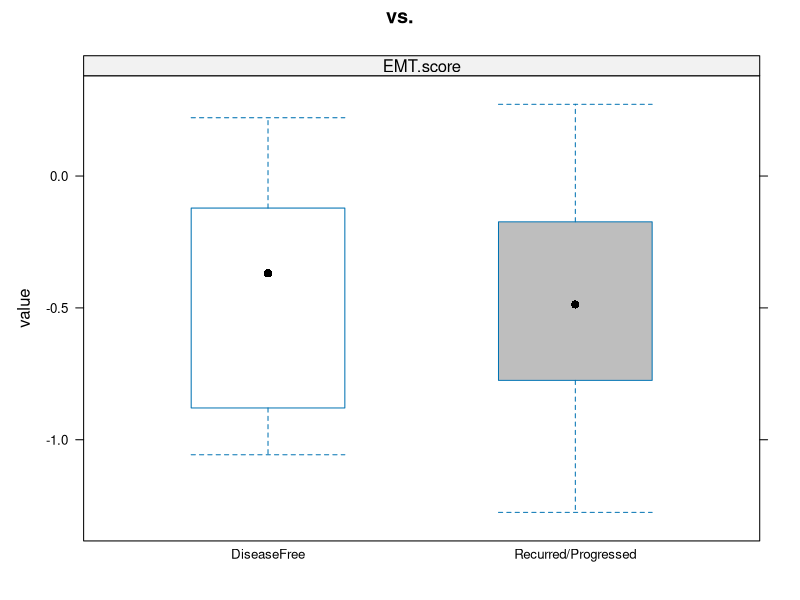

Write the R code that produced this figure.
##################################################################################################
# ~~~~~~~~~~~~~~~~~~~~~~~~~~~~~~~~~~~~~~~~~~~~~~~~~~~~~~~~~~~~~~~~~~~~~~~~~~~~~~~~~~~~~~~~~~~~~~~~
##################################################################################################
# Start
#"""""""""""""""""""""""""""""""""""""""""""""""""""""""""""""""""""""""""""""""""""""""""""""""""
# Dr Reza Rafiee, August 2017
# Research Fellow, Queen's University Belfast
# Survival analysis (including OS and DFS) on lung cancer data (LUAD and LUSC)
# ~~~~~~~~~~~~~~~~~~~~~~~~~~~~~~~~~~~~~~~~~~~~~~~~~~~~~~~~~~~~~~~~~~~~~~~~~~~~~~~~~~~~~~~~~~~~~~~~
##################################################################################################
############ Box plot ############# 17/10/17
setwd("/home/reza/Documents/Live/")
library(reshape2)
library(lattice)
#dataset <- read.table("sample.txt",  header = TRUE,na.strings="NA", dec=".", strip.white=TRUE)
dataset <- read.csv("LUSC_DDRDSubgroup4_StageII_III_Treated_EMTScore_FABRCAAlterations__DFS_Boxplot_171017.csv")
dataset <- read.csv("LUSC_1DDRDSubgroups_StageII_III_Treated_EMTOrdered_171017_boxplot.csv")
dataset <- read.csv("LUAD_1DDRDSubgroups_StageII_III_OrderbyDDRDScore_withEMT_206_171017_boxplot.csv")
dat.m <- melt(dataset,id.vars='Label')
#bwplot(value~Label | paste0(variable), data=dat.m,   main="Mine vs Other", layout=c(2,1), par.settings = list(box.rectangle = list(fill= rep(c('blue','red'),2))))
maintext <- paste(levels(dataset$Label)[1], " vs. ",levels(dataset$Label)[2],sep = "")
bwplot(value~Label | paste0(variable), data=dat.m,   main=maintext, layout=c(1,1),aspect = "fill", par.settings = list(box.rectangle = list(fill= rep(c('white','grey'),2))))
t.test(value ~ Label, data = dat.m)
#as.character(dataset$Label) #levels of the factor 

# ##################################################################################################
# #"""""""""""""""""""""""""""""""""""""""""""""""""""""""""""""""""""""""""""""""""""""""""""""""""
# # End
# ##################################################################################################
# # ~~~~~~~~~~~~~~~~~~~~~~~~~~~~~~~~~~~~~~~~~~~~~~~~~~~~~~~~~~~~~~~~~~~~~~~~~~~~~~~~~~~~~~~~~~~~~~~~
# ##################################################################################################
